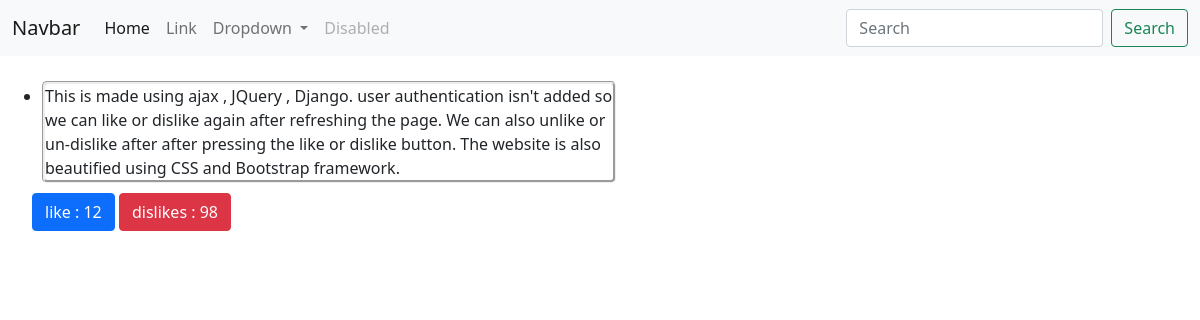
Page /content/ on the earlier database version.
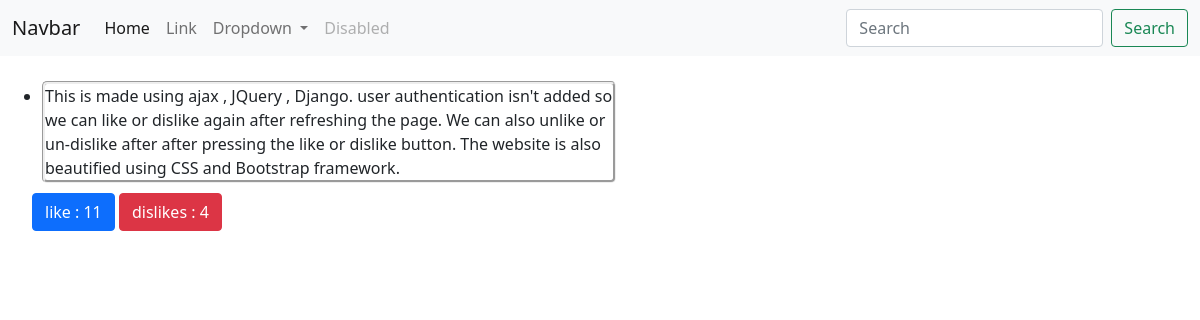
Same page on the later database version.
### contents/models.py (models this page shows, shortened)
class Post(models.Model):
    post_text = models.CharField(max_length=1000)
    pub_date = models.DateTimeField('date published')
    like_votes = models.IntegerField(default=0)
    dislike_votes = models.IntegerField(default=0)

### contents/views.py (the view)
# urls.py: path('content/', views.index, name='index'),
def index(request):
    latest_post_list = Post.objects.order_by('-pub_date')[:5]
    context = {'latest_post_list': latest_post_list}
    return render(request, 'contents/index.html', context)

### contents/templates/contents/index.html (shortened to what this page needs)
<!DOCTYPE html>
<html>
<head>
    <link href="https://cdn.jsdelivr.net/npm/bootstrap@5.0.2/dist/css/bootstrap.min.css" rel="stylesheet"
>
</head>
<body>
    <nav class="navbar navbar-expand-lg navbar-light bg-light">
        <div class="container-fluid">
            <a class="navbar-brand" href="#">Navbar</a>
            <div class="collapse navbar-collapse" id="navbarSupportedContent">
                <ul class="navbar-nav me-auto mb-2 mb-lg-0">
                    <li class="nav-item">
                        <a class="nav-link active" aria-current="page" href="#">Home</a>
                    </li>
                    <li class="nav-item">
                        <a class="nav-link" href="#">Link</a>
                    </li>
                    <li class="nav-item dropdown">
                        <a class="nav-link dropdown-toggle" href="#" id="navbarDropdown" role="button"
                            data-bs-toggle="dropdown" aria-expanded="false">
                            Dropdown
                        </a>
                    </li>
                    <li class="nav-item">
                        <a class="nav-link disabled" href="#" tabindex="-1" aria-disabled="true">Disabled</a>
                    </li>
                </ul>
                <form class="d-flex">
                    <input class="form-control me-2" type="search" placeholder="Search" aria-label="Search">
                    <button class="btn btn-outline-success" type="submit">Search</button>
                </form>
            </div>
        </div>
    </nav>
    {% if latest_post_list %}
    <ul>
        {% for post in latest_post_list %}
        <li class="list">{{ post.post_text }}</li>
        <button type="button" id="likebtn" class="btn btn-primary" onclick="likeHandler()">like : <xyz id="like"> {{post.like_votes}} </xyz>
        </button>
        <button type="button" id="dislikebtn" class="btn btn-danger" onclick="dislikeHandler()">dislikes : <xyz id="dislike">
                {{post.dislike_votes}} </xyz></button>
        {% endfor %}
    </ul>
    {% else %}
    <p>No polls are available.</p>
    {% endif %}
</body>
</html>

Differences in the rows shown:
changed Post: like_votes "12" → "11"; dislike_votes "98" → "4"
